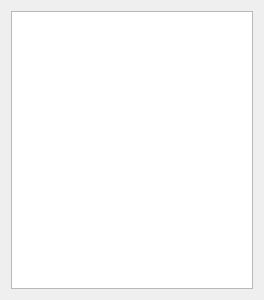
<?xml version="1.0" encoding="UTF-8"?>
<ui version="4.0">
 <class>lista</class>
 <widget class="QWidget" name="lista">
  <property name="geometry">
   <rect>
    <x>0</x>
    <y>0</y>
    <width>264</width>
    <height>300</height>
   </rect>
  </property>
  <property name="minimumSize">
   <size>
    <width>264</width>
    <height>300</height>
   </size>
  </property>
  <property name="maximumSize">
   <size>
    <width>264</width>
    <height>500</height>
   </size>
  </property>
  <property name="windowTitle">
   <string>Lista de Reproduccion</string>
  </property>
  <property name="windowIcon">
   <iconset resource="iconos.qrc">
    <normaloff>:/icons/icono_lista.png</normaloff>:/icons/icono_lista.png</iconset>
  </property>
  <layout class="QVBoxLayout" name="verticalLayout">
   <item>
    <widget class="QListWidget" name="listWidget_lista_canciones"/>
   </item>
  </layout>
 </widget>
 <resources>
  <include location="iconos.qrc"/>
 </resources>
 <connections/>
</ui>
